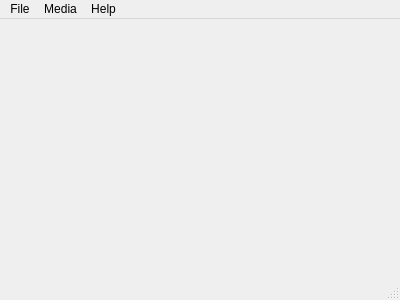
<?xml version="1.0" encoding="UTF-8"?>
<ui version="4.0">
 <class>MainWindow</class>
 <widget class="QMainWindow" name="MainWindow">
  <property name="geometry">
   <rect>
    <x>0</x>
    <y>0</y>
    <width>400</width>
    <height>300</height>
   </rect>
  </property>
  <property name="windowTitle">
   <string>MainWindow</string>
  </property>
  <widget class="QWidget" name="centralWidget"/>
  <widget class="QMenuBar" name="menuBar">
   <property name="geometry">
    <rect>
     <x>0</x>
     <y>0</y>
     <width>400</width>
     <height>20</height>
    </rect>
   </property>
   <widget class="QMenu" name="menuFile">
    <property name="title">
     <string>File</string>
    </property>
    <addaction name="actionExit"/>
   </widget>
   <widget class="QMenu" name="menuHelp">
    <property name="title">
     <string>Help</string>
    </property>
    <addaction name="actionAbout_Qt"/>
   </widget>
   <widget class="QMenu" name="menuMedia">
    <property name="title">
     <string>Media</string>
    </property>
    <addaction name="actionAdd_show"/>
   </widget>
   <addaction name="menuFile"/>
   <addaction name="menuMedia"/>
   <addaction name="menuHelp"/>
  </widget>
  <widget class="QStatusBar" name="statusBar"/>
  <action name="actionExit">
   <property name="text">
    <string>Exit</string>
   </property>
  </action>
  <action name="actionAbout_Qt">
   <property name="text">
    <string>About Qt...</string>
   </property>
  </action>
  <action name="actionAdd_show">
   <property name="text">
    <string>Add show...</string>
   </property>
  </action>
 </widget>
 <layoutdefault spacing="6" margin="11"/>
 <resources/>
 <connections/>
</ui>
